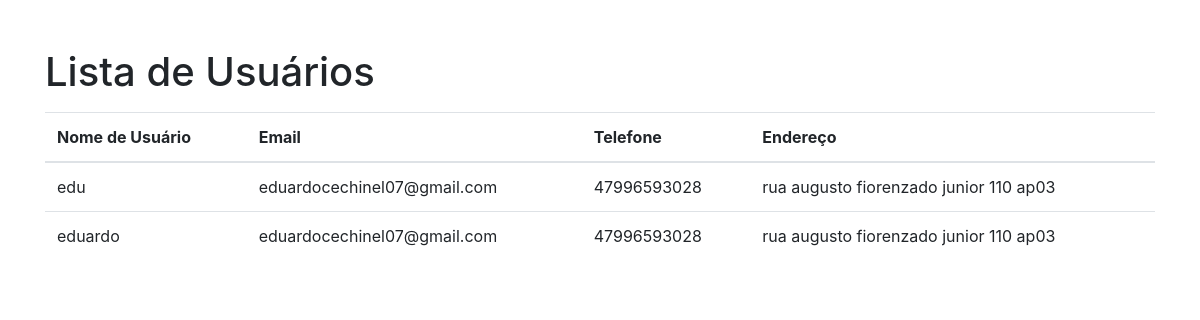
Before: /usuarios (signed in) with the older database file.
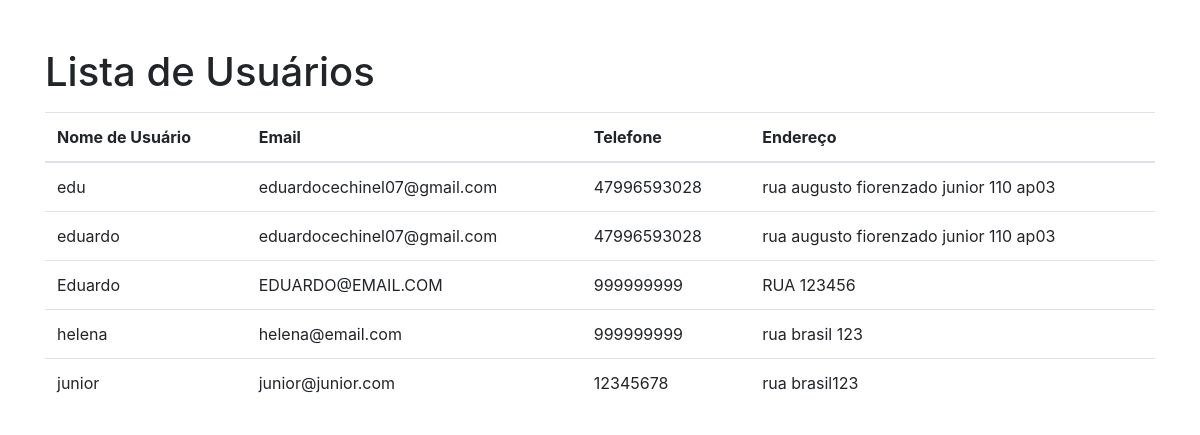
After: the same page with the newer database file.
### meu_site.py (models this page shows)
class User(db.Model):
    id = db.Column(db.Integer, primary_key=True)
    username = db.Column(db.String(50), unique=True, nullable=False)
    password = db.Column(db.String(100), nullable=False)
    email = db.Column(db.String(100), nullable=False)
    telefone = db.Column(db.String(20), nullable=False)
    endereco = db.Column(db.String(100), nullable=False)

### meu_site.py (the view)
@app.route("/usuarios")
def listar_usuarios():
    if 'username' not in session:
        return redirect(url_for("login"))
    usuarios = User.query.all()
    return render_template("listar_usuarios.html", usuarios=usuarios)

### templates/listar_usuarios.html (shortened to what this page needs)
<!DOCTYPE html>
<html lang="en">
<head>
    <link href="https://stackpath.bootstrapcdn.com/bootstrap/4.5.2/css/bootstrap.min.css" rel="stylesheet">
</head>
<body>
    <div class="container">
        <h1 class="mt-5">Lista de Usuários</h1>
        <table class="table mt-3">
            <thead>
                <tr>
                    <th>Nome de Usuário</th>
                    <th>Email</th>
                    <th>Telefone</th>
                    <th>Endereço</th>
                </tr>
            </thead>
            <tbody>
                {% for user in usuarios %}
                    <tr>
                        <td>{{ user.username }}</td>
                        <td>{{ user.email }}</td>
                        <td>{{ user.telefone }}</td>
                        <td>{{ user.endereco }}</td>
                    </tr>
                {% endfor %}
            </tbody>
        </table>
    </div>
</body>
</html>

Changed rows visible on the page:
added User: username "Eduardo", email "EDUARDO@EMAIL.COM", telefone "999999999", endereco "RUA 123456"
added User: username "helena", email "helena@email.com", telefone "999999999", endereco "rua brasil 123"
added User: username "junior", email "junior@junior.com", telefone "12345678", endereco "rua brasil123"
